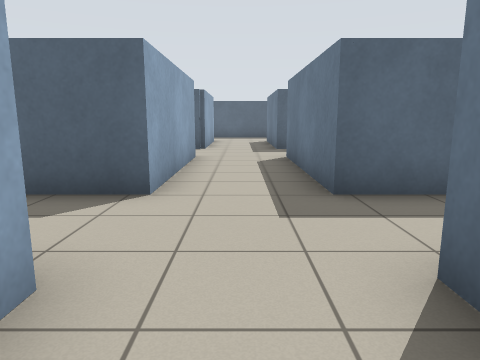
view 1 (above)

24 first-person views from a walk through a robot-simulator world made for Stage. The camera is 1 m above the floor, tilts 10° down and sees 70° across. The lines on the ground mark 1 m squares. The floor is counted in squares, 1 m on a side. Each view is taken from the middle of a square. On the plan, view 1 faces up. The plan holds only what a view shows up to about 13 squares ahead; the rest is blank. Robots are left out.

view 2
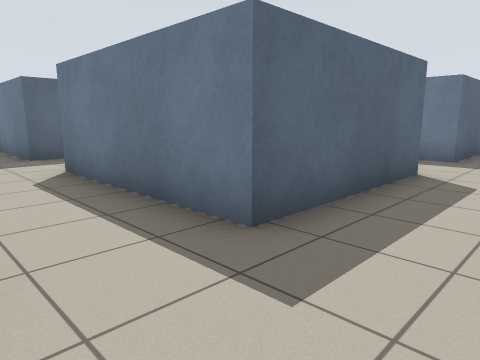

view 3
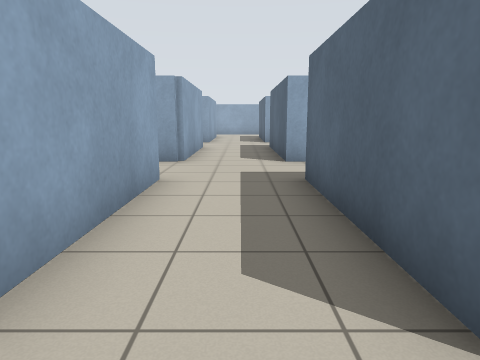

view 4
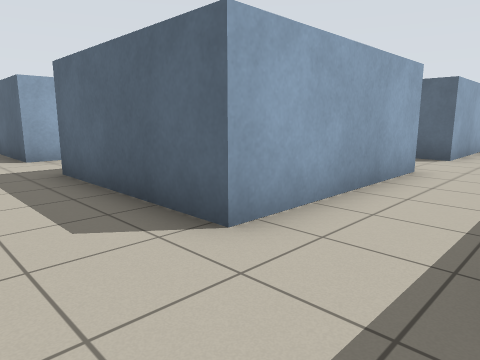

view 5
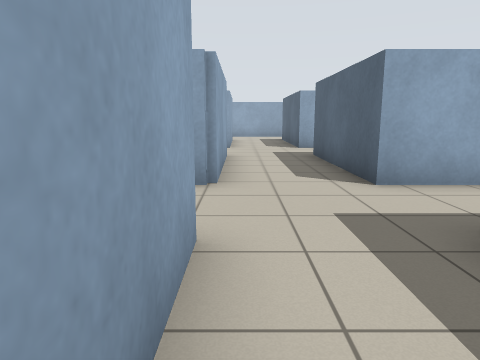

view 6
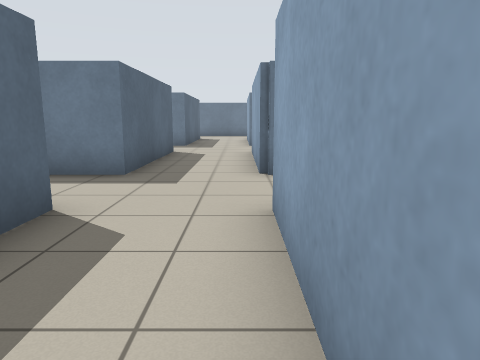

view 7
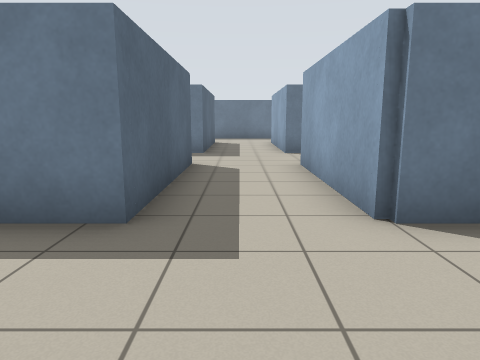

view 8
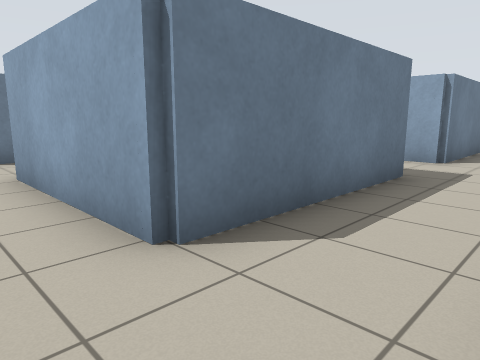

view 9
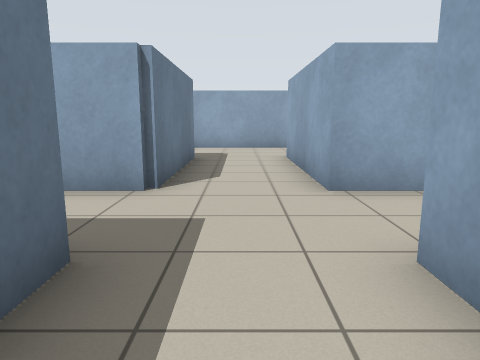

view 10
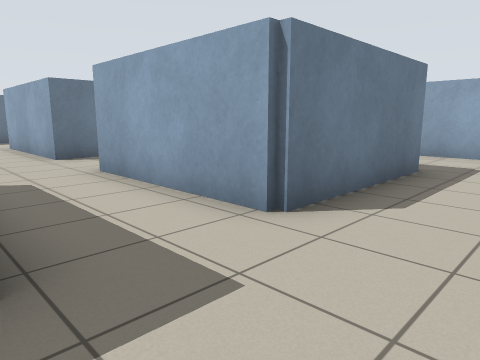

view 11
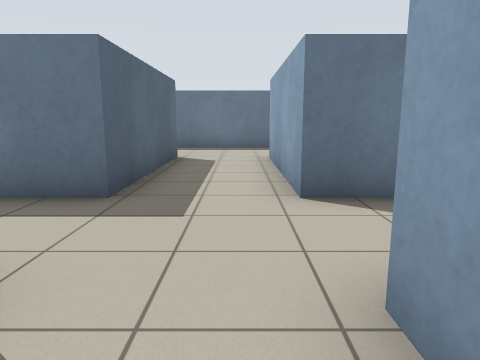

view 12
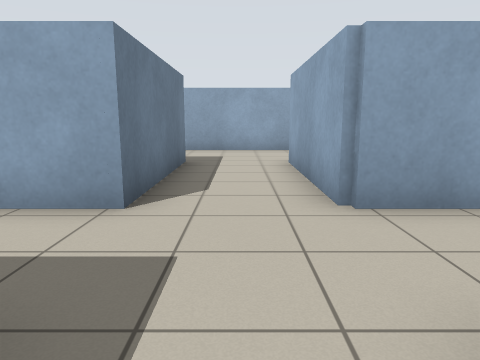

view 13
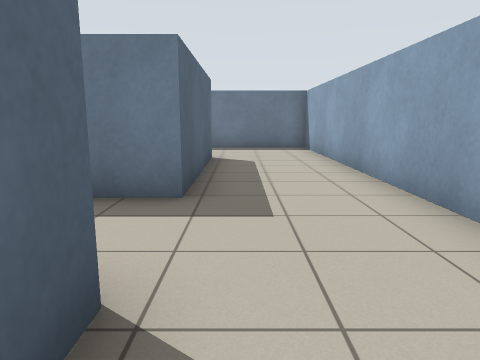

view 14
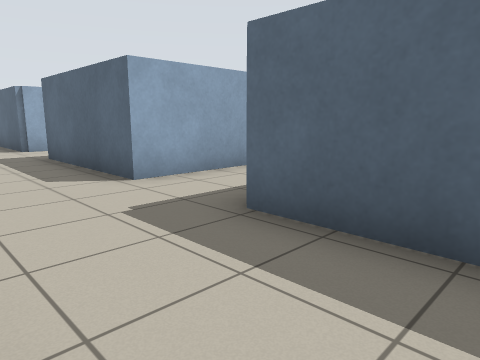

view 15
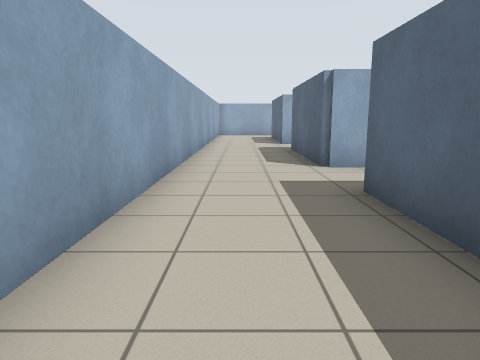

view 16
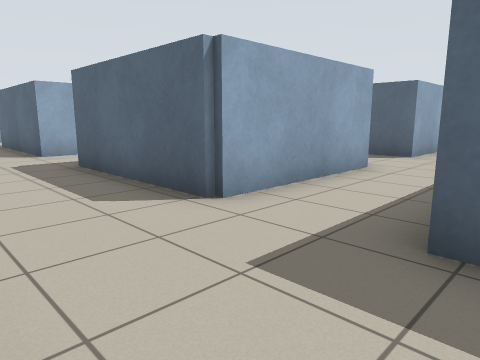

view 17
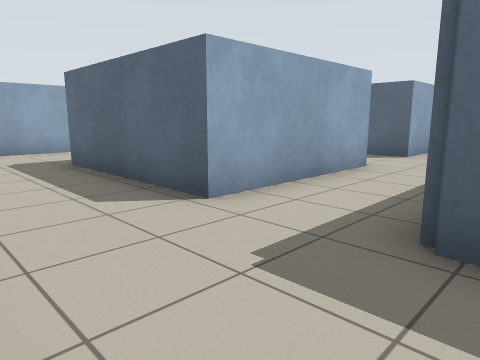

view 18
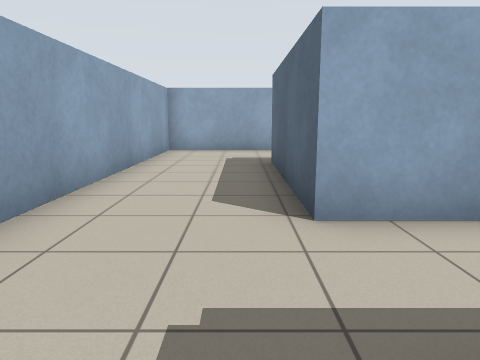

view 19
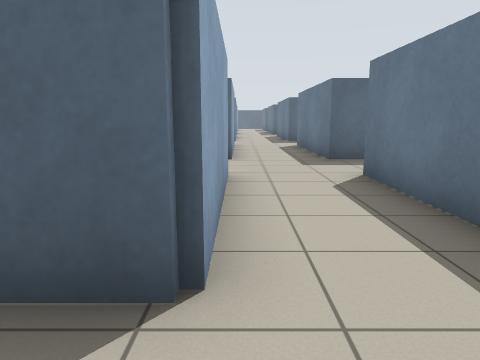

view 20
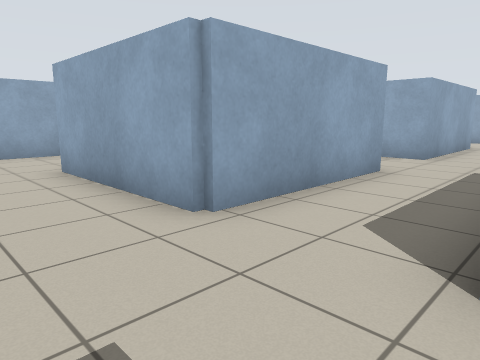

view 21
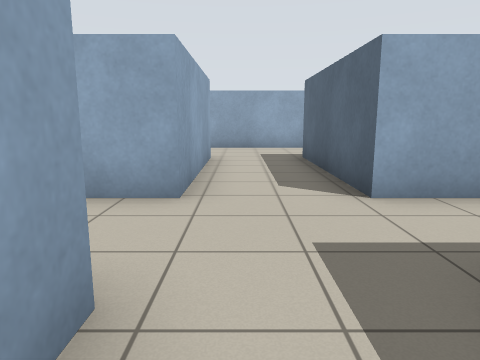

view 22
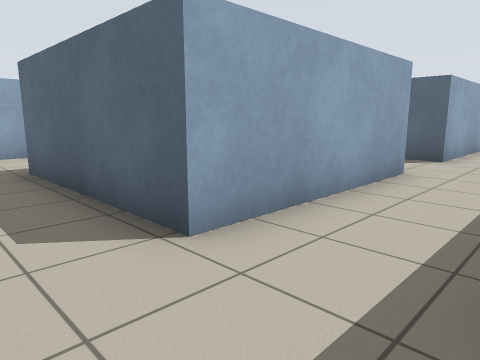

view 23
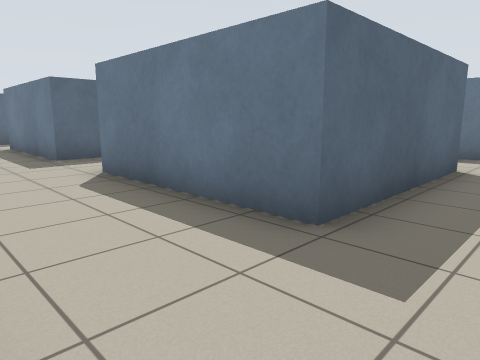

view 24
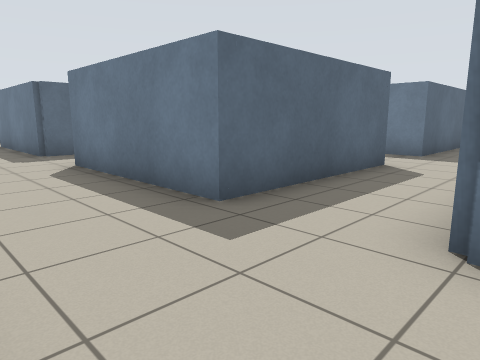

### Floor plan
Points are (right, up) in squares from view 1. A wall is a line through its corners. A room is listed if a view was taken in it or the views show most of it. See-through windows are left out.
Room 1 (views 1, 5, 6, 7)
walls: (1.2, -5.4) (5.8, -5.4); (-1.2, -1.2) (-1.2, -2.9); (5.7, -2.9) (1.3, -2.9) (1.3, 2.1)
ways out: opening at (-1.5, -4.5) to room 2; opening at (5.5, -4.5) to room 3; opening at (0, 2) to room 4; opening at (0.5, -6) to room 4; opening at (6, -6) to room 4; opening at (1, 1) to room 5
Room 2 (view 2)
walls: (-5.8, -5.4) (-1.2, -5.4); (-8.3, 0.9) (-8.3, -2.9); (-1.2, -2.9) (-5.8, -2.9) (-5.8, -1.9)
ways out: opening at (-1.5, -4.5) to room 1; opening at (-8, -5) to room 4
Room 3 (views 3, 4, 8)
walls: (8.2, -5.4) (12.8, -5.4); (12.9, -2.9) (8.2, -2.9) (8.2, -1.5); (5.7, 2.1) (5.7, -2.9)
ways out: opening at (5.5, -4.5) to room 1; opening at (7, -6) to room 4; opening at (6, 3) to room 5; opening at (6.5, 1.5); opening at (12.5, -4.5)
Room 4 (views 9, 10, 11, 12, 13, 14, 15, 16, 17, 18, 19, 20, 21, 22, 23, 24)
walls: (-1.2, 2) (-1.2, 1.5); (-1.2, 4.5) (-3, 4.5); (-1.2, -5.4) (-1.2, -10.3) (-2.5, -10.3); (-8.3, -2.9) (-13.3, -2.9) (-13.3, 2); (1.3, 11.8) (1.3, 13); (-8.3, -5.2) (-8.3, -10.3) (-13.3, -10.3) (-13.3, -5.2); (-1.2, 13) (-1.2, 11.8) (-1.6, 11.8); (2.2, -10.3) (1.3, -10.3) (1.3, -5.8); (-12.4, 4.4) (-13.3, 4.4) (-13.3, 9.2); (5.7, -9.6) (5.7, -10.4); (-5.8, -10.2) (-5.8, -9.8); (8.2, -10.4) (8.2, -5.4); (4.4, -12.8) (5.7, -12.8) (5.7, -17.3) (1.2, -17.3); (-5.8, -12.8) (-1.2, -12.8) (-1.2, -17.3) (-5.9, -17.3); (8.2, -12.8) (12.8, -12.8) (12.8, -17.3) (8.2, -17.3) (8.2, -12.8); (15.3, -6) (15.3, -5.4); (1.3, -15.9) (1.3, -12.8); (-13.1, -12.8) (-8.3, -12.8) (-8.3, -17.3) (-13.1, -17.3); (-16.3, -9.5) (-16.3, -13.1); (20.4, -10.3) (15.3, -10.3) (15.3, -8.9); (-16.3, -16.1) (-16.3, -20.3) (9.2, -20.3); (12.2, -20.3) (23.3, -20.3) (23.3, -17); (23.3, -13.1) (23.3, -9.8); (20.1, -17.3) (15.3, -17.3) (15.3, -12.8) (20.1, -12.8)
ways out: opening at (0, 2) to room 1; opening at (0.5, -6) to room 1; opening at (6, -6) to room 1; opening at (-8, -5) to room 2; opening at (7, -6) to room 3; opening at (-0.7, 3) to room 5; opening at (0.5, 10) to room 5; opening at (14.5, -6)
Room 5 (no view inside)
walls: (2.9, 4.5) (1.3, 4.5) (1.3, 9.4); (5.7, 4.5) (4.9, 4.5); (-1.2, 9.4) (-1.2, 4.5)
ways out: opening at (1, 1) to room 1; opening at (6, 3) to room 3; opening at (-0.7, 3) to room 4; opening at (0.5, 10) to room 4; opening at (5.5, 3.5)

Positions as (right, up) in squares from view 1, and headings:
1: (0, 0), facing up
2: (-1, -5), facing up-right
3: (7, -4), facing left
4: (8, -5), facing up-left
5: (4, -5), facing left
6: (2, -5), facing right
7: (5, -4), facing right
8: (6, -4), facing down-right
9: (7, -8), facing down
10: (6, -10), facing down-right
11: (11, -12), facing right
12: (14, -9), facing down
13: (11, -18), facing right
14: (11, -20), facing up-left
15: (6, -19), facing left
16: (2, -20), facing up-left
17: (-5, -20), facing up-left
18: (-5, -18), facing left
19: (-1, -19), facing up
20: (1, -10), facing down-left
21: (-4, -12), facing left
22: (-6, -12), facing up-left
23: (-16, -12), facing up-right
24: (-16, -6), facing up-right
